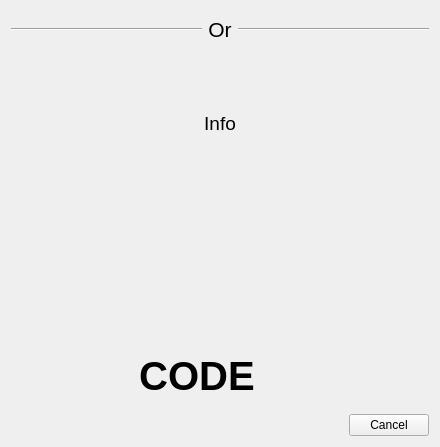
<?xml version="1.0" encoding="UTF-8"?>
<ui version="4.0">
 <class>MSALoginDialog</class>
 <widget class="QDialog" name="MSALoginDialog">
  <property name="geometry">
   <rect>
    <x>0</x>
    <y>0</y>
    <width>440</width>
    <height>447</height>
   </rect>
  </property>
  <property name="minimumSize">
   <size>
    <width>0</width>
    <height>430</height>
   </size>
  </property>
  <property name="windowTitle">
   <string>Add Microsoft Account</string>
  </property>
  <layout class="QVBoxLayout" name="verticalLayout_6">
   <item>
    <widget class="QStackedWidget" name="stackedWidget2">
     <property name="visible">
      <bool>false</bool>
     </property>
     <property name="maximumSize">
      <size>
       <width>16777215</width>
       <height>0</height>
      </size>
     </property>
     <property name="currentIndex">
      <number>1</number>
     </property>
     <widget class="QWidget" name="loadingPage2">
      <layout class="QVBoxLayout" name="verticalLayout_31">
       <item>
        <spacer name="verticalSpacer_4">
         <property name="orientation">
          <enum>Qt::Vertical</enum>
         </property>
         <property name="sizeHint" stdset="0">
          <size>
           <width>20</width>
           <height>40</height>
          </size>
         </property>
        </spacer>
       </item>
       <item>
        <widget class="QLabel" name="loadingLabel2">
         <property name="font">
          <font>
           <pointsize>16</pointsize>
           <weight>75</weight>
           <bold>true</bold>
          </font>
         </property>
         <property name="text">
          <string>Please wait...</string>
         </property>
         <property name="alignment">
          <set>Qt::AlignCenter</set>
         </property>
         <property name="wordWrap">
          <bool>true</bool>
         </property>
        </widget>
       </item>
       <item>
        <widget class="QLabel" name="status2">
         <property name="text">
          <string>Status</string>
         </property>
         <property name="alignment">
          <set>Qt::AlignCenter</set>
         </property>
         <property name="wordWrap">
          <bool>true</bool>
         </property>
        </widget>
       </item>
       <item>
        <spacer name="verticalSpacer_31">
         <property name="orientation">
          <enum>Qt::Vertical</enum>
         </property>
         <property name="sizeHint" stdset="0">
          <size>
           <width>20</width>
           <height>40</height>
          </size>
         </property>
        </spacer>
       </item>
      </layout>
     </widget>
     <widget class="QWidget" name="mpPage1">
      <layout class="QVBoxLayout" name="verticalLayout_21" stretch="0">
       <item>
        <layout class="QHBoxLayout" name="horizontalLayout_7">
         <item>
          <spacer name="horizontalSpacer_5">
           <property name="orientation">
            <enum>Qt::Horizontal</enum>
           </property>
           <property name="sizeHint" stdset="0">
            <size>
             <width>40</width>
             <height>20</height>
            </size>
           </property>
          </spacer>
         </item>
         <item>
          <widget class="QPushButton" name="loginButton">
           <property name="minimumSize">
            <size>
             <width>250</width>
             <height>40</height>
            </size>
           </property>
           <property name="text">
            <string>Sign in with Microsoft</string>
           </property>
           <property name="default">
            <bool>true</bool>
           </property>
          </widget>
         </item>
         <item>
          <spacer name="horizontalSpacer_6">
           <property name="orientation">
            <enum>Qt::Horizontal</enum>
           </property>
           <property name="sizeHint" stdset="0">
            <size>
             <width>40</width>
             <height>20</height>
            </size>
           </property>
          </spacer>
         </item>
        </layout>
       </item>
      </layout>
     </widget>
    </widget>
   </item>
   <item>
    <layout class="QHBoxLayout" name="horizontalLayout_5">
     <item>
      <widget class="Line" name="line_3">
       <property name="visible">
        <bool>false</bool>
       </property>
       <property name="sizePolicy">
        <sizepolicy hsizetype="Expanding" vsizetype="Fixed">
         <horstretch>0</horstretch>
         <verstretch>0</verstretch>
        </sizepolicy>
       </property>
       <property name="orientation">
        <enum>Qt::Horizontal</enum>
       </property>
      </widget>
     </item>
     <item>
      <widget class="QLabel" name="orLabel">
       <property name="visible">
        <bool>false</bool>
       </property>
       <property name="font">
        <font>
         <pointsize>16</pointsize>
        </font>
       </property>
       <property name="text">
        <string>Or</string>
       </property>
       <property name="alignment">
        <set>Qt::AlignCenter</set>
       </property>
      </widget>
     </item>
     <item>
      <widget class="Line" name="line_4">
       <property name="visible">
        <bool>false</bool>
       </property>
       <property name="sizePolicy">
        <sizepolicy hsizetype="Expanding" vsizetype="Fixed">
         <horstretch>0</horstretch>
         <verstretch>0</verstretch>
        </sizepolicy>
       </property>
       <property name="orientation">
        <enum>Qt::Horizontal</enum>
       </property>
      </widget>
     </item>
    </layout>
   </item>
   <item>
    <widget class="QStackedWidget" name="stackedWidget">
     <property name="currentIndex">
      <number>1</number>
     </property>
     <widget class="QWidget" name="loadingPage">
      <layout class="QVBoxLayout" name="verticalLayout_3">
       <item>
        <spacer name="verticalSpacer_41">
         <property name="orientation">
          <enum>Qt::Vertical</enum>
         </property>
         <property name="sizeHint" stdset="0">
          <size>
           <width>20</width>
           <height>40</height>
          </size>
         </property>
        </spacer>
       </item>
       <item>
        <widget class="QLabel" name="loadingLabel">
         <property name="font">
          <font>
           <pointsize>16</pointsize>
           <weight>75</weight>
           <bold>true</bold>
          </font>
         </property>
         <property name="text">
          <string>Please wait...</string>
         </property>
         <property name="alignment">
          <set>Qt::AlignCenter</set>
         </property>
         <property name="wordWrap">
          <bool>true</bool>
         </property>
        </widget>
       </item>
       <item>
        <widget class="QLabel" name="status">
         <property name="text">
          <string>Status</string>
         </property>
         <property name="alignment">
          <set>Qt::AlignCenter</set>
         </property>
         <property name="wordWrap">
          <bool>true</bool>
         </property>
        </widget>
       </item>
       <item>
        <spacer name="verticalSpacer_3">
         <property name="orientation">
          <enum>Qt::Vertical</enum>
         </property>
         <property name="sizeHint" stdset="0">
          <size>
           <width>20</width>
           <height>40</height>
          </size>
         </property>
        </spacer>
       </item>
      </layout>
     </widget>
     <widget class="QWidget" name="mpPage">
      <layout class="QVBoxLayout" name="verticalLayout_2" stretch="0,0,0,0">
       <item>
        <widget class="QLabel" name="qrMessage">
         <property name="font">
          <font>
           <pointsize>14</pointsize>
          </font>
         </property>
         <property name="text">
          <string>Info</string>
         </property>
         <property name="alignment">
          <set>Qt::AlignCenter</set>
         </property>
         <property name="wordWrap">
          <bool>true</bool>
         </property>
         <property name="openExternalLinks">
          <bool>true</bool>
         </property>
         <property name="textInteractionFlags">
          <set>Qt::TextBrowserInteraction</set>
         </property>
        </widget>
       </item>
       <item>
        <layout class="QHBoxLayout" name="horizontalLayout">
         <item>
          <spacer name="horizontalSpacer">
           <property name="orientation">
            <enum>Qt::Horizontal</enum>
           </property>
           <property name="sizeHint" stdset="0">
            <size>
             <width>40</width>
             <height>20</height>
            </size>
           </property>
          </spacer>
         </item>
         <item>
          <widget class="QLabel" name="qr">
           <property name="sizePolicy">
            <sizepolicy hsizetype="Fixed" vsizetype="Fixed">
             <horstretch>0</horstretch>
             <verstretch>0</verstretch>
            </sizepolicy>
           </property>
           <property name="minimumSize">
            <size>
             <width>150</width>
             <height>150</height>
            </size>
           </property>
           <property name="maximumSize">
            <size>
             <width>150</width>
             <height>150</height>
            </size>
           </property>
           <property name="text">
            <string/>
           </property>
           <property name="scaledContents">
            <bool>true</bool>
           </property>
           <property name="alignment">
            <set>Qt::AlignCenter</set>
           </property>
          </widget>
         </item>
         <item>
          <spacer name="horizontalSpacer_2">
           <property name="orientation">
            <enum>Qt::Horizontal</enum>
           </property>
           <property name="sizeHint" stdset="0">
            <size>
             <width>40</width>
             <height>20</height>
            </size>
           </property>
          </spacer>
         </item>
        </layout>
       </item>
       <item>
        <layout class="QHBoxLayout" name="horizontalLayout_2">
         <item>
          <spacer name="horizontalSpacer_3">
           <property name="orientation">
            <enum>Qt::Horizontal</enum>
           </property>
           <property name="sizeHint" stdset="0">
            <size>
             <width>40</width>
             <height>20</height>
            </size>
           </property>
          </spacer>
         </item>
         <item>
          <widget class="QLabel" name="code">
           <property name="font">
            <font>
             <pointsize>30</pointsize>
             <weight>75</weight>
             <bold>true</bold>
            </font>
           </property>
           <property name="cursor">
            <cursorShape>IBeamCursor</cursorShape>
           </property>
           <property name="text">
            <string>CODE</string>
           </property>
           <property name="alignment">
            <set>Qt::AlignCenter</set>
           </property>
           <property name="textInteractionFlags">
            <set>Qt::TextBrowserInteraction</set>
           </property>
          </widget>
         </item>
         <item>
          <widget class="QPushButton" name="copyCode">
           <property name="toolTip">
            <string>Copy code to clipboard</string>
           </property>
           <property name="text">
            <string/>
           </property>
           <property name="icon">
            <iconset theme="copy">
             <normaloff>.</normaloff>.</iconset>
           </property>
           <property name="iconSize">
            <size>
             <width>22</width>
             <height>22</height>
            </size>
           </property>
           <property name="flat">
            <bool>true</bool>
           </property>
          </widget>
         </item>
         <item>
          <spacer name="horizontalSpacer_4">
           <property name="orientation">
            <enum>Qt::Horizontal</enum>
           </property>
           <property name="sizeHint" stdset="0">
            <size>
             <width>40</width>
             <height>20</height>
            </size>
           </property>
          </spacer>
         </item>
        </layout>
       </item>
      </layout>
     </widget>
    </widget>
   </item>
   <item>
    <widget class="QDialogButtonBox" name="buttonBox">
     <property name="standardButtons">
      <set>QDialogButtonBox::Cancel</set>
     </property>
    </widget>
   </item>
  </layout>
 </widget>
 <resources/>
 <connections/>
</ui>
